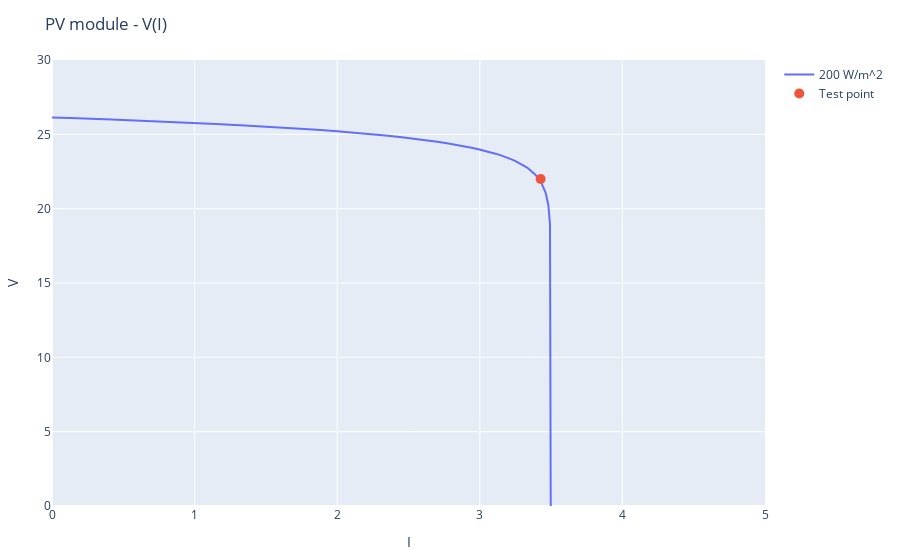

The notebook cell saved with this chart:
### Code cell
Plot([scatter(x=i[:,5], y=V, mode="lines", name=labels[1]),
      scatter(x=[i_test2], y=[v_test2], mode="markers", name="Test point",marker=attr(size=10))],
Layout(xaxis_range=[0,5], yaxis_range=[0,30], title="PV module - V(I)", xaxis_title="I", yaxis_title="V"))

### Figure 1 — Plotly figure (JSON) as saved in the notebook; plotly's stock layout.template omitted (floating-point values rounded to 4 significant figures; data arrays with more than 128 entries replaced by an {"elided": "..."} marker saying what was removed)
{"data": [{"mode": "lines", "name": "200 W/m^2", "type": "scatter", "x": {"elided": "301 float values"}, "y": {"elided": "301 float values"}}, {"marker": {"size": 10}, "mode": "markers", "name": "Test point", "type": "scatter", "x": [3.427], "y": [22]}], "layout": {"margin": {"b": 50, "l": 50, "r": 50, "t": 60}, "title": "PV module - V(I)", "xaxis": {"range": [0, 5], "title": {"text": "I"}}, "yaxis": {"range": [0, 30], "title": {"text": "V"}}}}
